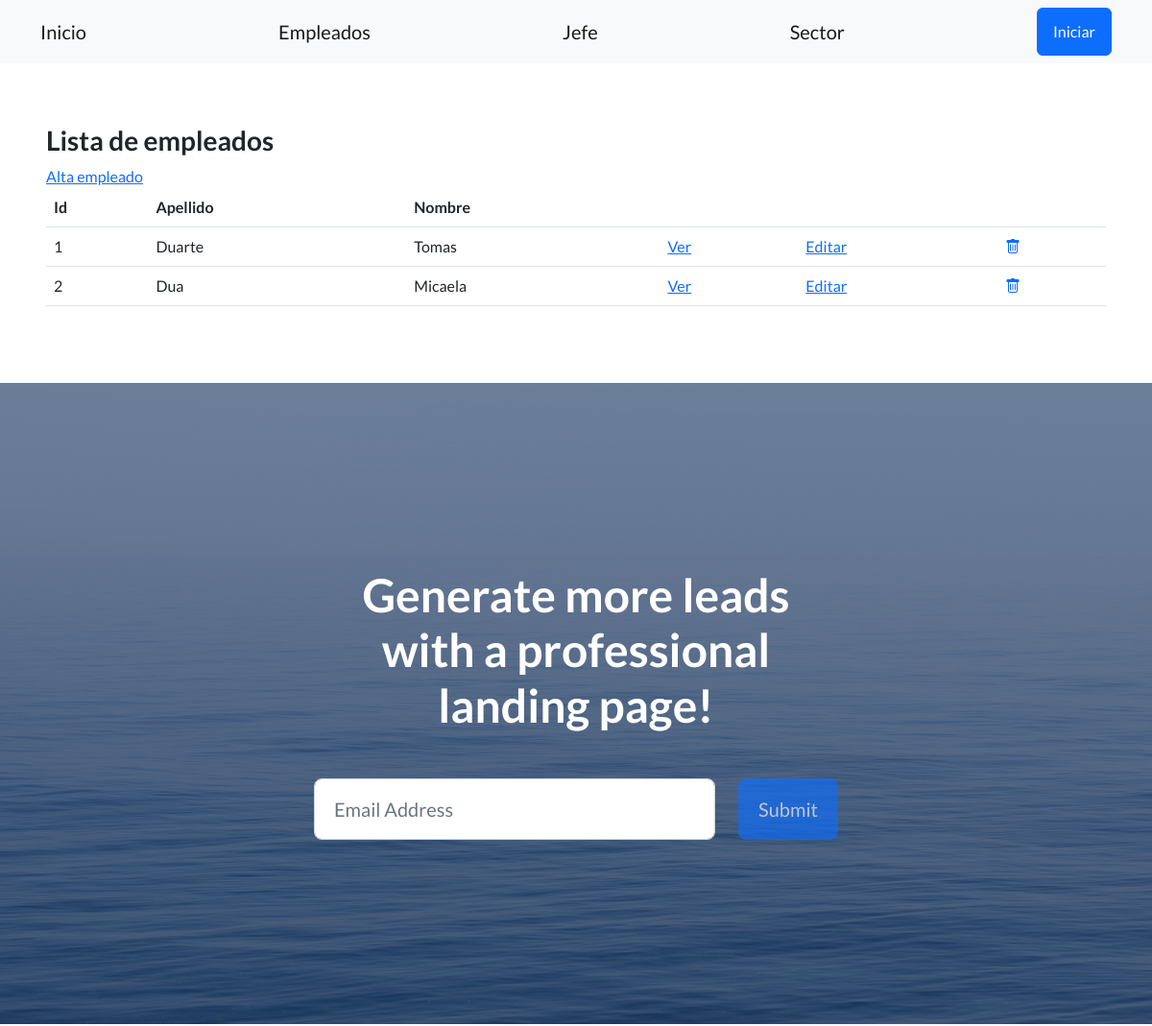
Before: /empleados/empleados/ (upper part) with the older database file.
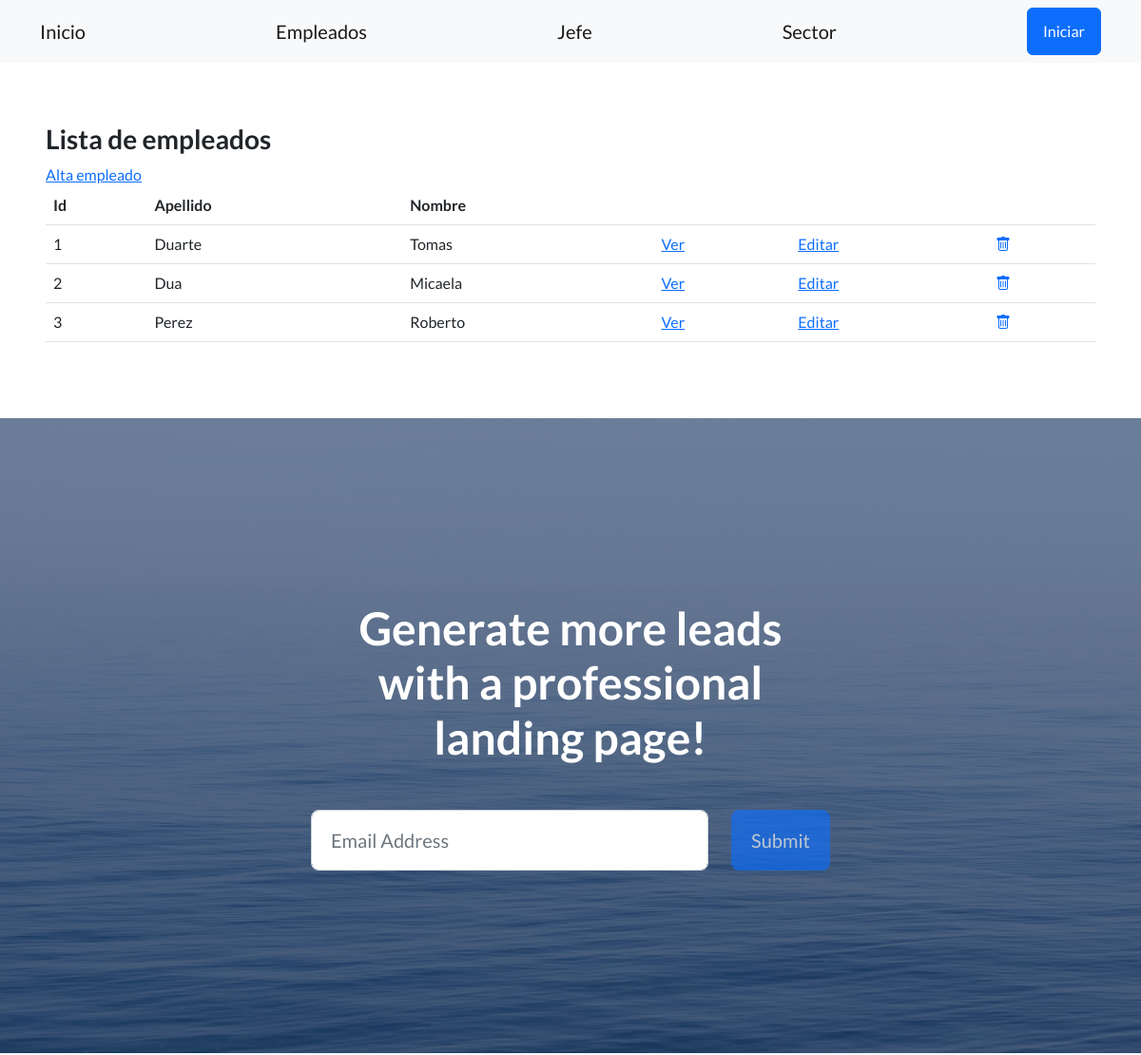
After: the same page with the newer database file.
### control_empleados/models.py (models this page shows, shortened)
class Empleado(models.Model):
    apellido = models.CharField(max_length=256)
    nombre = models.CharField(max_length=256)
    email = models.EmailField(blank=True)
    telefono = models.CharField(max_length=20, blank=True)
    dni = models.CharField(max_length=32)
    fecha_nacimiento = models.DateField(null=True)

### control_empleados/views.py (the view)
# urls.py: path('empleados/', EmpleadoListView.as_view(), name='listar_empleados'),
class EmpleadoListView(ListView):
    model = Empleado
    template_name = 'control_empleados/listar_empleados.html'

### control_empleados/templates/control_empleados/listar_empleados.html (shortened to what this page needs)
{% extends 'base.html' %}
{% block contenido %}
    <h3>Lista de empleados</h3>
    <a href="{% url 'crear-empleado' %}">Alta empleado</a>
    <br>
    <table class="table">
        <tbody>
            <tr>
                <th>Id</th>
                <th>Apellido</th>
                <th>Nombre</th>
                <th></th>
                <th></th>
                <th></th>
            </tr>
        {% for empleado in object_list%}
        <tr>
            <td>{{empleado.id}}</td>
            <td>{{empleado.apellido}}</td>
            <td>{{empleado.nombre}}</td>
            <td>
                <a href="{% url 'ver_empleados' empleado.id %}">Ver  </a>
            </td>
            <td>
                <a href="{% url 'editar-empleado' empleado.id %}">Editar  </a>
            </td>
            <td>
                <a href="{% url 'eliminar-empleado' empleado.id %}"><i class='bi bi-trash'></i></a>
            </td>
        </tr>
        {% endfor%}
        </tbody>
    </table>
{% endblock contenido %}

Changed rows visible on the page:
added Empleado: id "3", apellido "Perez", nombre "Roberto"
